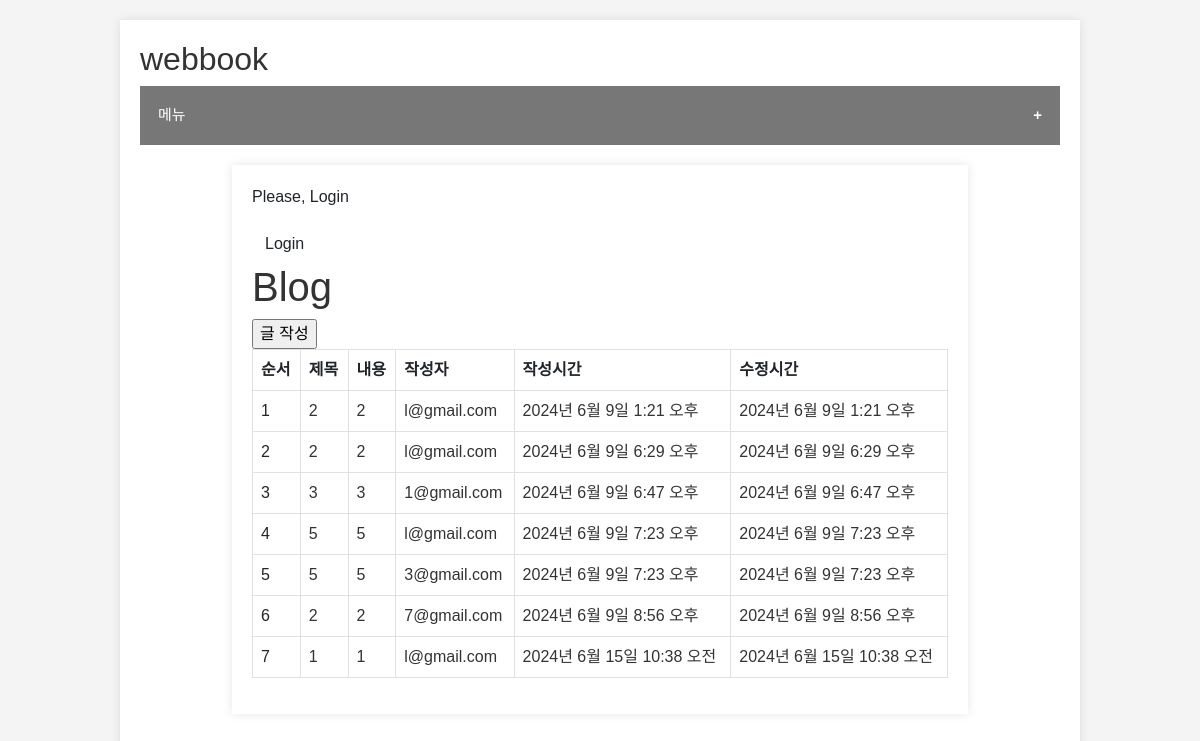
The app's page /, older data.
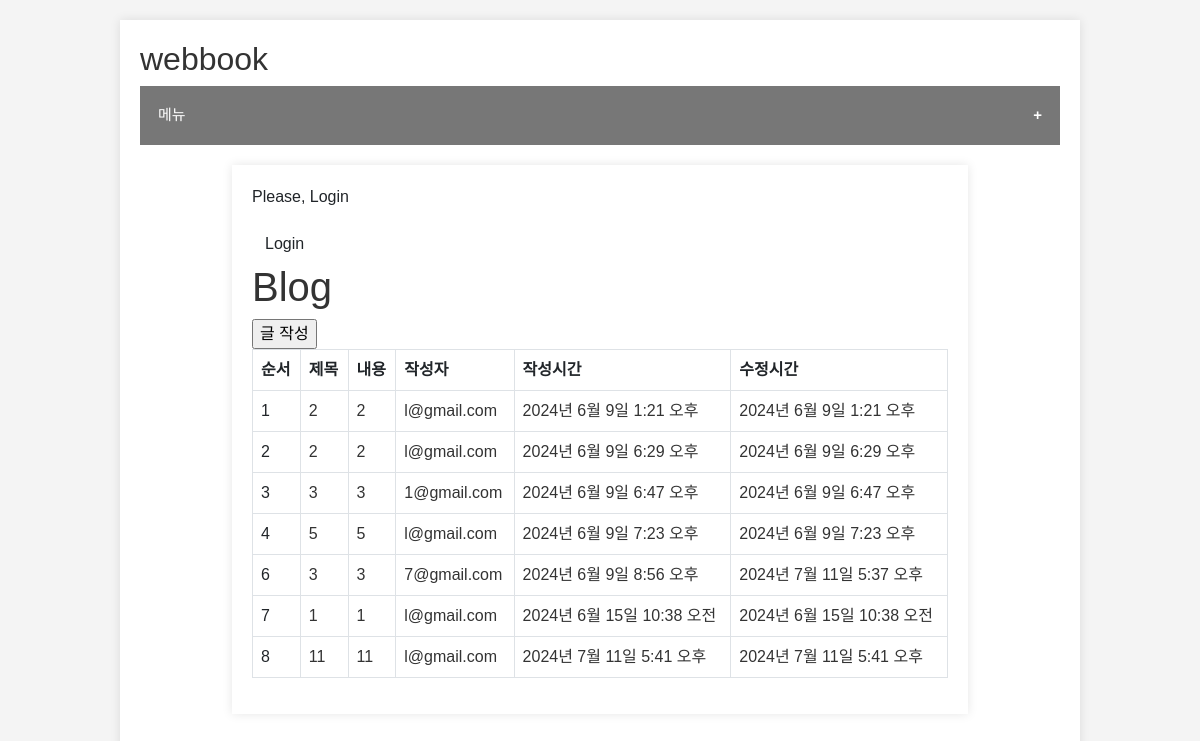
The same page, newer data.
### webbook/models.py (models this page shows)
class Post(models.Model):
    title = models.CharField(max_length=30)
    content = models.TextField()
    writer = models.ForeignKey(User, on_delete=models.CASCADE)
    created_at = models.DateTimeField(auto_now_add=True)
    updated_at = models.DateTimeField(auto_now=True)

### user/models.py (models this page shows)
class User(AbstractUser):
    username = None
    email = models.EmailField(unique=True, max_length=255)
    name = models.CharField(max_length=50, null=True, blank=True)
    is_staff = models.BooleanField(default=False)
    is_superuser = models.BooleanField(default=False)
    is_active = models.BooleanField(default=True)
    last_login = models.DateTimeField(null=True, blank=True)
    date_joined = models.DateTimeField(auto_now_add=True)
    USERNAME_FIELD = 'email'
    EMAIL_FIELD = 'email'
    REQUIRED_FIELDS = []
    objects = UserManager()

### webbook/views.py (the view)
# urls.py: path('', views.Index.as_view(), name='list'),
class Index(View):
    def get(self, request):
        posts = Post.objects.all()
        context = {
            'posts': posts,
        }
        return render(request, 'webbook/index.html', context)

### webbook/templates/webbook/index.html (shortened to what this page needs)
{% extends 'base.html' %}
{% block content %}
<form action="{% url 'webbook:write' %}" method="get">
    <input type="submit" value="글 작성" />
</form>
<table class="table table-bordered">
    <thead>
        <tr>
            <th scope='col'>순서</th>
            <th scope='col'>제목</th>
            <th scope='col'>내용</th>
            <th scope='col'>작성자</th>
            <th scope='col'>작성시간</th>
            <th scope='col'>수정시간</th>
        </tr>
    </thead>
    {% if posts %}
        {% for post in posts %}
            <tbody>
                <tr>
                    <td>{{ post.id }}</td>
                    <td><a href="{% url 'webbook:detail' pk=post.pk %}">{{ post.title }}</a></td>
                    <td><a href="{% url 'webbook:detail' pk=post.pk %}">{{ post.content }}</a></td>
                    <td><a href="{% url 'webbook:detail' pk=post.pk %}">{{ post.writer }}</a></td>
                    <td><a href="{% url 'webbook:detail' pk=post.pk %}">{{ post.created_at }}</a></td>
                    <td><a href="{% url 'webbook:detail' pk=post.pk %}">{{ post.updated_at }}</a></td>
                </tr>
            </tbody>
        {% endfor %}
</table>
    {% else %}
    <p>작성된 게시물이 없습니다.</p>
    {% endif %}
{% endblock %}

### templates/base.html (shortened to what this page needs)
{% load i18n %}
{% load static %}
<!DOCTYPE html>
<html lang="en">
  <head>
    <link href="https://cdn.jsdelivr.net/npm/bootstrap@5.2.3/dist/css/bootstrap.min.css" rel="stylesheet" />
    <link rel="stylesheet" type="text/css" href="{% static 'css/style.css' %}">
  </head>
  <body>
    <div class="container">
      <h2>webbook</h2>
    <button type="button" class="collapsible" onclick="collapse(this);">메뉴</button>
    <div class="container">
      {% if user.is_authenticated %}
        <p>
          {% trans 'Welcome,' %} {{ user.email }}
        </p>
        <a href="{% url 'user:logout' %}" class="btn">Logout</a>
      {% else %}
        <p>
          {% trans 'Please, Login' %}
        </p>
        <a href="{% url 'user:login' %}" class="btn">Login</a>
      {% endif %}
      <h1><a href="{% url 'webbook:list' %}">Blog</a></h1>
      {% block content %}
      {% endblock %}
    </div>
  </body>
</html>

### static/css/style.css (style rules this page uses)
body { font-family: Arial, sans-serif; margin: 0; padding: 0; background-color: #f4f4f4; }
h1, h2 { color: #333; }
.container { width: 80%; margin: 20px auto; padding: 20px; background-color: #fff; box-shadow: 0 0 10px rgba(0, 0, 0, 0.1); }
a { text-decoration: none; color: #333; }
.collapsible { background-color: #777; color: white; cursor: pointer; padding: 18px; width: 100%; border: none; text-align: left; outline: none; font-size: 15px; }
.collapsible:after { content: "\002B"; color: white; font-weight: bold; float: right; margin-left: 5px; }

Row changes from the older to the newer data that the page shows:
removed Post: id "5", title "5", content "5", writer "3@gmail.com", created_at "2024년 6월 9일 7:23 오후", updated_at "2024년 6월 9일 7:23 오후"
changed Post "2024년 6월 9일 8:56 오후": title "2" → "3"; content "2" → "3"; updated_at "2024년 6월 9일 8:56 오후" → "2024년 7월 11일 5:37 오후"
added Post: id "8", title "11", content "11", writer "l@gmail.com", created_at "2024년 7월 11일 5:41 오후", updated_at "2024년 7월 11일 5:41 오후"
